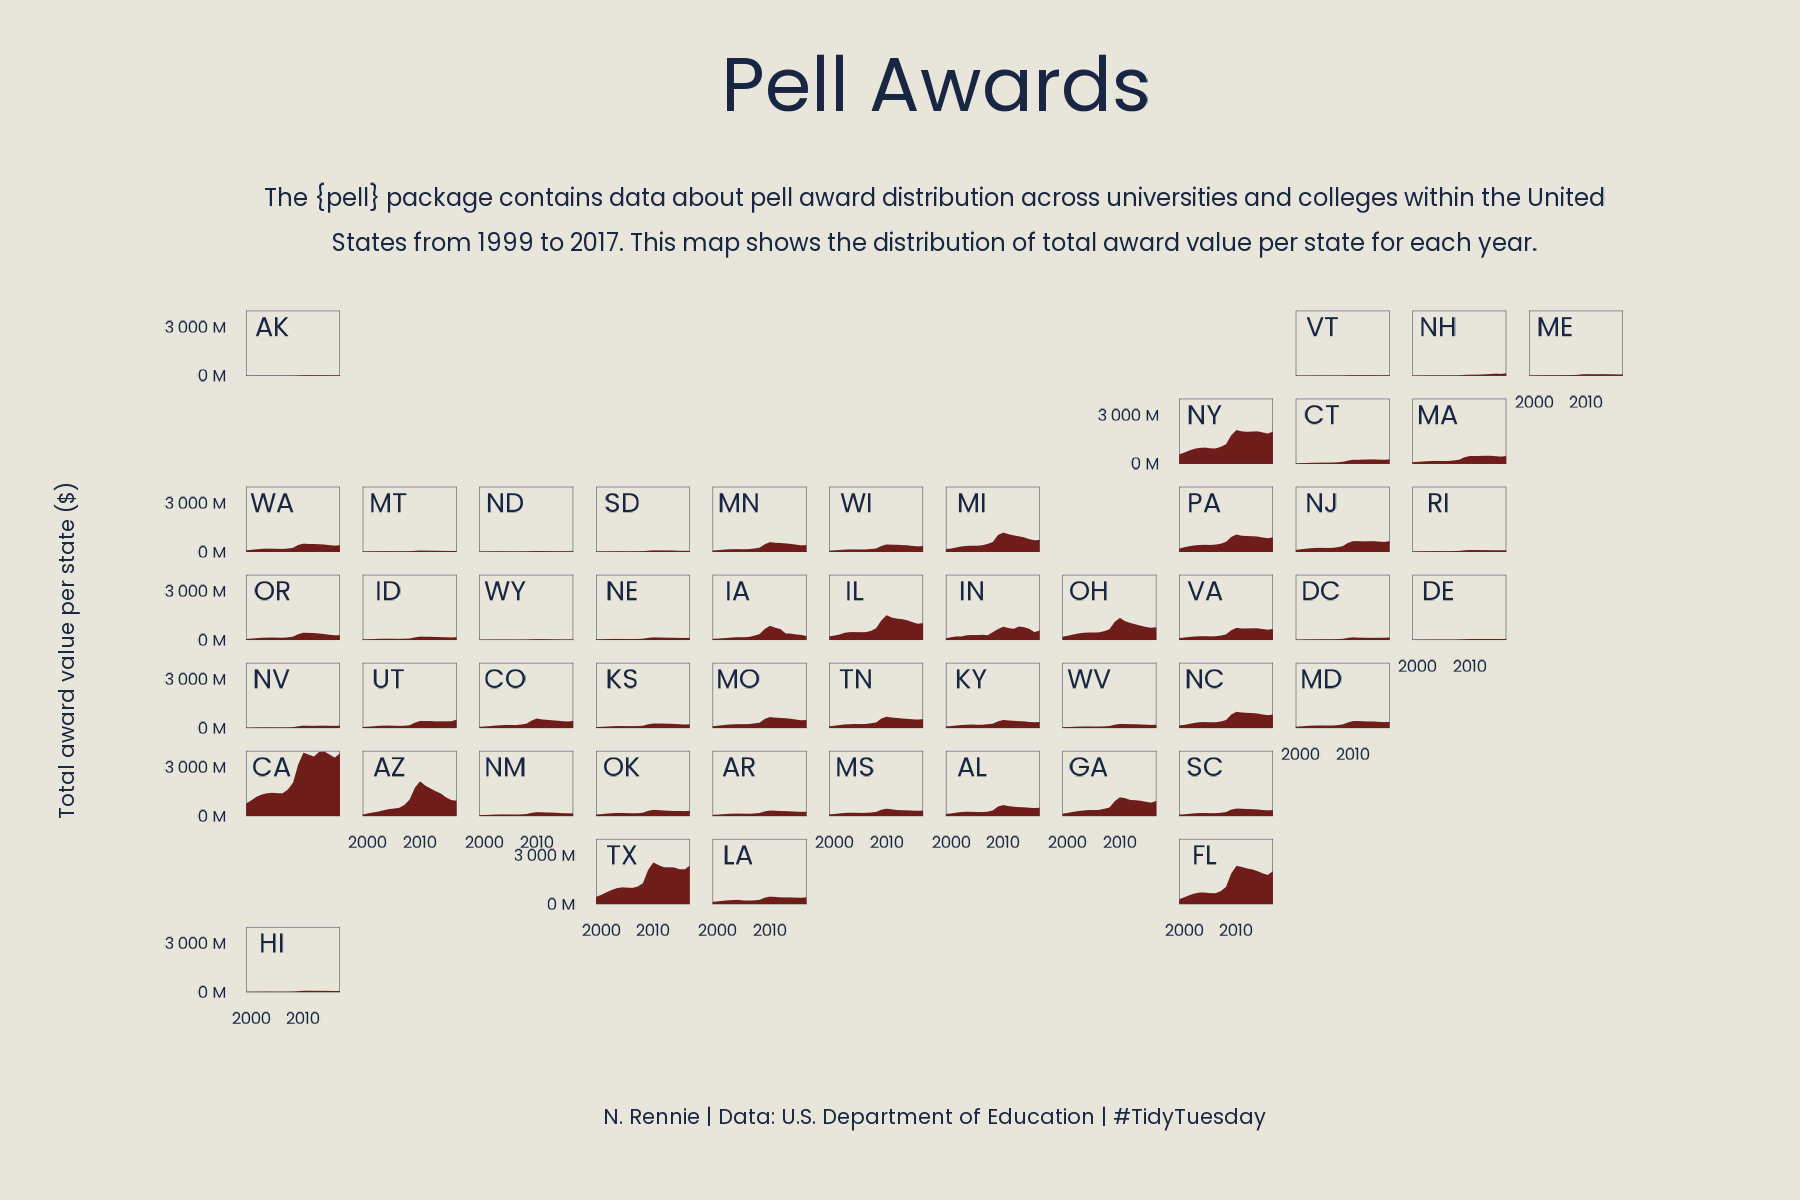

Source code (R):
library(tidyverse)
library(camcorder)
library(usmap)
library(showtext)
library(geofacet)

# define notin
`%notin%` <- Negate(`%in%`)

# load fonts
font_add_google("Poppins", "poppins")
showtext_auto()

# start recording
gg_record(
  dir = "/home/nicola/Documents/R-nicola/playground/recording", # where to save the recording
  device = "png", # device to use to save images
  width = 6, # width of saved image
  height = 4, # height of saved image
  units = "in", # units for width and height
  dpi = 300 # dpi to use when saving image
)

# load data
pell <- readr::read_csv('https://raw.githubusercontent.com/rfordatascience/tidytuesday/master/data/2022/2022-08-30/pell.csv')

# prep data
plot_data <- pell %>%
  select(STATE, AWARD, YEAR) %>%
  group_by(STATE, YEAR) %>%
  summarise(total = sum(AWARD, na.rm = TRUE)) %>%
  rename(abbr = STATE) %>%
  filter(abbr %notin% c("AS", "FM", "GU", "MH", "MP", "PR", "PW", "VI"))

plot_data <- left_join(plot_data,
                       select(statepop, c(fips, abbr, full)),
                       by = "abbr")

# subtitle
st <- usefunc::str_wrap_break("The {pell} package contains data about pell award distribution across universities and colleges within the United States from 1999 to 2017. This map shows the distribution of total award value per state for each year.", 120)

# plot map
ggplot(data = plot_data,
       mapping = aes(x = YEAR, y = total)) +
  annotate("segment", x=-Inf, xend=Inf, y=-Inf, yend=-Inf,
           colour = "#182644", size = 0.1) +
  annotate("segment", x=-Inf, xend=-Inf, y=-Inf, yend=Inf,
           colour = "#182644", size = 0.1) +
  annotate("segment", x=2017, xend=2017, y=-Inf, yend=Inf,
           colour = "#182644", size = 0.1) +
  annotate("segment", x=-Inf, xend=Inf, y=4000000000, yend=4000000000,
           colour = "#182644", size = 0.1) +
  geom_area(fill = "#6F1D1B") +
  geom_text(data = filter(plot_data, YEAR == 2000),
            mapping = aes(x = 2004,
                          y = 3000000000,
                          label = abbr),
            family = "poppins",
            size = 7,
            colour = "#182644") +
  facet_geo(~ abbr, grid = "us_state_grid2", label = "code") +
  scale_x_continuous(breaks = c(2000, 2010)) +
  scale_y_continuous(name = "Total award value per state ($)",
                     breaks = c(0, 3000000000),
                     label = scales::unit_format(unit = "M", scale = 1e-6),
                     limits = c(0, signif(max(plot_data$total), 1))) +
  labs(title = "Pell Awards",
       subtitle = st,
       x = "",
       caption = "N. Rennie | Data: U.S. Department of Education | #TidyTuesday") +
  guides(fill = guide_colourbar(title.position="top",
                                title.hjust = 0.5)) +
  coord_cartesian(expand = F) +
  theme(legend.position = "bottom",
        legend.key.width = unit(1.15, 'cm'),
        plot.background = element_rect(fill = "#E8E5DA", colour = "#E8E5DA"),
        panel.background = element_rect(fill = "#E8E5DA", colour = "#E8E5DA"),
        legend.background = element_rect(fill = "#E8E5DA", colour = "#E8E5DA"),
        plot.title = element_text(family = "poppins",
                                  hjust = 0.5,
                                  size = 56,
                                  colour = "#182644",
                                  lineheight = 0.5,
                                  margin = margin(b = -5)),
        plot.caption = element_text(family = "poppins",
                                  hjust = 0.5,
                                  size = 16,
                                  colour = "#182644"),
        axis.title.y = element_text(family = "poppins",
                                    size = 16,
                                    margin = margin(r = -10),
                                    colour = "#182644"),
        axis.text = element_text(family = "poppins",
                                    hjust = 0.5,
                                    size = 12,
                                    colour = "#182644"),
        plot.subtitle = element_text(family = "poppins",
                                    hjust = 0.5,
                                    size = 18,
                                    margin = margin(t = 10,
                                                    b = 10),
                                    colour = "#182644",
                                    lineheight = 0.5),
        legend.title = element_text(family = "poppins",
                                    hjust = 0.5,
                                    size = 18,
                                    colour = "#182644"),
        legend.text = element_text(family = "poppins",
                                   hjust = 0.5,
                                   size = 16,
                                   colour = "#182644"),
        strip.background = element_blank(),
        strip.text.x = element_blank(),
        axis.ticks = element_blank(),
        panel.grid = element_blank(),
        plot.margin = unit(c(0.5, 1.5, 0.5, 0.5), unit = "cm"))
record_polaroid()

gg_playback(
  name = file.path("/home/nicola/Documents/R-nicola/playground/recording","pell.gif"),
  first_image_duration = 8,
  last_image_duration = 12,
  frame_duration = .25
)
